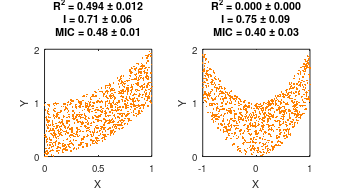

The MATLAB source for this figure: (Note: this script raises an error after producing the figure.)
%% Performs computations for Fig. 1
clear all
close all
clc

width = 8.7; % 1 column; render at 2x
height = 5;
font_size = 7;
letter_size = 10;
color = [1 .5 0];
figure('paperpositionmode', 'auto', 'units', 'centimeters', 'position', [0 0 width height])
% Produces 6.81 in x 4.04 in figure. Reduce to 3.40 in width

% Load final results
load results/fig1_results

% Panel A
subplot(1,2,1)

plot(x1,y1, '.', 'linewidth', 1, 'color', color, 'markersize', 4)
axis square
set(gca, 'xtick', [0, .5, 1], 'ytick', [0 1 2], 'fontsize', font_size, 'box', 'on', 'linewidth', 0.5)
xlabel('X')
ylabel('Y')

title_top = sprintf('R^2 = %0.3f \\pm %0.3f', mean(rsq1), std(rsq1));
title_bot = sprintf('I = %0.2f \\pm %0.2f', mean(mi1), std(mi1));
title_mic = sprintf('MIC = %0.2f \\pm %0.2f', mean(mic1), std(mic1));
title({title_top, title_bot, title_mic})

% Panel B
subplot(1,2,2)

plot(x2,y2, '.', 'linewidth', 1, 'color', color, 'markersize', 4)
axis square
set(gca, 'xtick', [-1, 0, 1], 'ytick', [0 1 2], 'fontsize', font_size, 'box', 'on', 'linewidth', 0.5)
xlabel('X')
ylabel('Y')

title_top = sprintf('R^2 = %0.3f \\pm %0.3f', mean(rsq2), std(rsq2));
title_bot = sprintf('I = %0.2f \\pm %0.2f', mean(mi2), std(mi2));
title_mic = sprintf('MIC = %0.2f \\pm %0.2f', mean(mic2), std(mic2));
title({title_top, title_bot, title_mic})

% Add panel labels
annotation(gcf, 'textbox', 'String','A','fontsize',letter_size,'position',[.05   .95  .1 .1],'BackgroundColor','none', 'edgecolor', 'none');
annotation(gcf, 'textbox', 'String','B','fontsize',letter_size,'position',[.50   .95  .1 .1],'BackgroundColor','none', 'edgecolor', 'none');

% Save figure
saveas(gcf,'figures/fig1.eps','epsc')